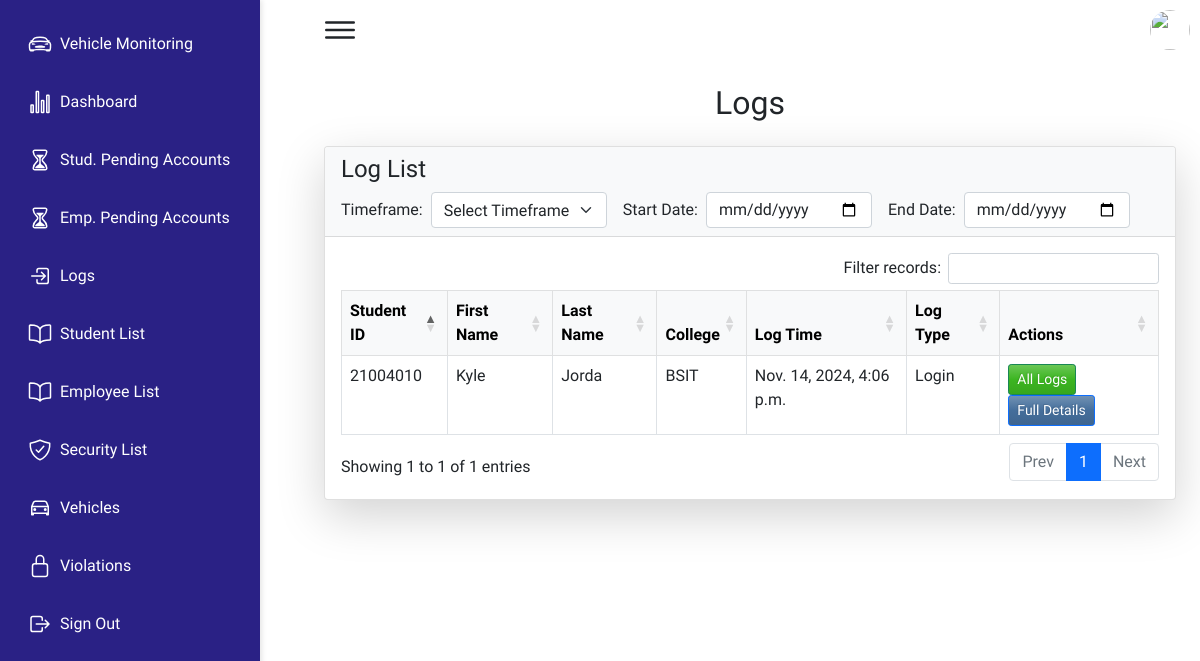
/logs/ (signed in), run on an earlier commit of the app's database.
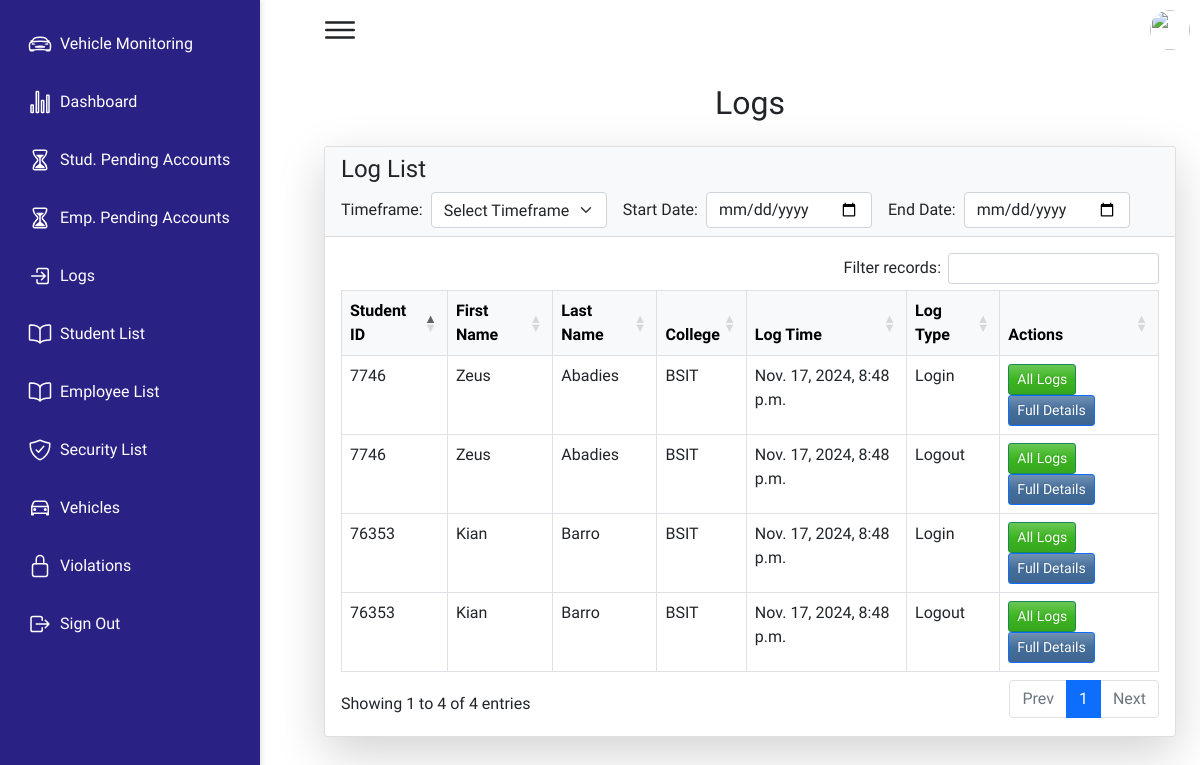
And on a later commit of the database.
### qrapp/models.py (models this page shows, shortened)
class Logs(models.Model):
    LOG_TYPE_CHOICES = [
        ('login', 'Login'),
        ('logout', 'Logout'),
    ]
    student_id = models.CharField(max_length=20)
    first_name = models.CharField(max_length=50)
    last_name = models.CharField(max_length=50)
    course = models.CharField(max_length=100)
    log_time = models.DateTimeField(default=timezone.now)  # Stores both date and time
    log_type = models.CharField(max_length=10, choices=LOG_TYPE_CHOICES)

### qrapp/views.py (the view, shortened to what this page needs)
# urls.py: path('logs/', views.student_logs, name='logs'),
def student_logs(request):
    logs = Logs.objects.all()
    timeframe = request.GET.get('timeframe', '')
    start_date = request.GET.get('start_date', '')
    end_date = request.GET.get('end_date', '')
    if start_date:
        logs = logs.filter(log_time__gte=start_date)
    if end_date:
        logs = logs.filter(log_time__lte=end_date)
    return render(request, 'qrapp/logs.html', {'logs': logs, 'start_date': start_date, 'end_date': end_date})

### qrapp/templates/qrapp/logs.html (shortened to what this page needs)
{% extends 'qrapp/base.html' %}
{% block content %}
<link href="https://cdn.jsdelivr.net/npm/bootstrap@5.1.3/dist/css/bootstrap.min.css" rel="stylesheet">
<link rel="stylesheet" href="https://cdn.datatables.net/1.11.5/css/dataTables.bootstrap5.min.css">
<div class="container mt-0">
    <h2 class="text-center mb-4">Logs</h2>
    <div class="card shadow-lg">
        <div class="card-header bg-light text-dark">
            <h4>Log List</h4>
            <div class="filter-container">
                <div class="d-flex align-items-center">
                    <label for="timeframeFilter" class="form-label mb-0 me-2">Timeframe:</label>
                    <select id="timeframeFilter" class="form-select custom-timeframe-select">
                        <option value="">Select Timeframe</option>
                    </select>
                </div>
                <div class="d-flex align-items-center">
                    <label for="startDate" class="form-label mb-0 me-2">Start Date:</label>
                    <input type="date" id="startDate" class="form-control" value="{{ start_date }}">
                </div>
                <div class="d-flex align-items-center">
                    <label for="endDate" class="form-label mb-0 me-2">End Date:</label>
                    <input type="date" id="endDate" class="form-control" value="{{ end_date }}">
                </div>
            </div>
        </div>
        <div class="card-body">
            <table id="logsTable" class="table table-hover table-bordered">
                <thead class="table-light">
                    <tr>
                        <th>Student ID</th>
                        <th>First Name</th>
                        <th>Last Name</th>
                        <th>College</th>
                        <th>Log Time</th>
                        <th>Log Type</th>
                        <th>Actions</th>
                    </tr>
                </thead>
                <tbody>
                    {% for log in logs %}
                    <tr>
                        <td>{{ log.student_id }}</td>
                        <td>{{ log.first_name }}</td>
                        <td>{{ log.last_name }}</td>
                        <td>{{ log.course }}</td>
                        <td>{{ log.log_time }}</td>
                        <td>{{ log.get_log_type_display }}</td>
                        <td>
                            <button class="btn btn-success btn-sm me-1" id="allLogsBtn">All Logs</button>
                            <button class="btn btn-primary btn-sm" id="fullDetailsBtn">Full Details</button>
                        </td>
                    </tr>
                    {% endfor %}
                </tbody>
            </table>
        </div>
    </div>
</div>
{% endblock %}

What changed in the data, as far as the page shows it:
removed Logs: student_id "21004010", first_name "Kyle", last_name "Jorda", course "BSIT", log_time "Nov. 14, 2024, 4:06 p.m.", log_type "Login"
added Logs: student_id "76353", first_name "Kian", last_name "Barro", course "BSIT", log_time "Nov. 17, 2024, 8:48 p.m.", log_type "Login"
added Logs: student_id "76353", first_name "Kian", last_name "Barro", course "BSIT", log_time "Nov. 17, 2024, 8:48 p.m.", log_type "Logout"
added Logs: student_id "7746", first_name "Zeus", last_name "Abadies", course "BSIT", log_time "Nov. 17, 2024, 8:48 p.m.", log_type "Login"
added Logs: student_id "7746", first_name "Zeus", last_name "Abadies", course "BSIT", log_time "Nov. 17, 2024, 8:48 p.m.", log_type "Logout"
Also different on the page:
text written by a page script: "Filter records: Showing 1 to 1 of 1 entries Prev 1 Next" → "Filter records: Showing 1 to 4 of 4 entries Prev 1 Next"
